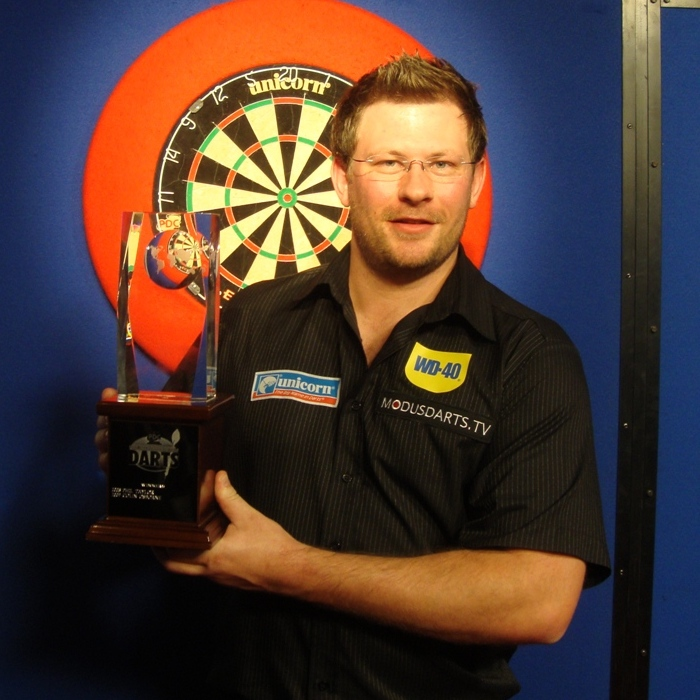
//> input picture CW_example/ImageProcessing/input_images/dart4.jpg, 700 x 700 px
$ ./face_1 input_images/dart4.jpg   (built with g++ and OpenCV 4)
//> lines starting //> are read from the running program, lines starting //| are printed output that depends on the picture; after the words box and inside, x2 and y2 are one past the last pixel; in counts of white or black regions, pixels touching at a corner belong together
/////////////////////////////////////////////////////////////////////////////
//
// COMS30121 - face.cpp
//
/////////////////////////////////////////////////////////////////////////////

// header inclusion
#include <stdio.h>
#include "opencv2/objdetect/objdetect.hpp" //done
#include "opencv2/opencv.hpp" //done
#include "opencv2/core/core.hpp" // done
#include "opencv2/highgui/highgui.hpp" // done
#include "opencv2/imgproc/imgproc.hpp" //done
#include <iostream>
#include <stdio.h>
#include <string>

using namespace std;
using namespace cv;

/** Function Headers */
int detectAndDisplay( Mat frame );

/** Global variables */
String cascade_name = "frontalface.xml";
CascadeClassifier cascade;

// number of faces in 5 specific images
int number_of_face_dart4 = 1;
int number_of_face_dart5 = 11;
int number_of_face_dart13 = 1;
int number_of_face_dart14 = 2;
int number_of_face_dart15 = 3;

/** @function main */
int main( int argc, const char** argv )
{
  // 1. Read Input Image
	string filename = argv[1];
	Mat frame = imread("input_images/" + filename, CV_LOAD_IMAGE_COLOR);
//> frame is the input picture: 700 rows x 700 cols, CV_8UC3; mean B, G, R 51.3, 58, 77.5

	// Number of faces expected
	int num_of_expected_faces = 0;

	if (filename == "dart4.jpg"){
		num_of_expected_faces = number_of_face_dart4;
	}

	if (filename == "dart5.jpg"){
		num_of_expected_faces = number_of_face_dart5;
	}

	if (filename == "dart13.jpg"){
		num_of_expected_faces = number_of_face_dart13;
	}

	if (filename == "dart14.jpg"){
		num_of_expected_faces = number_of_face_dart14;
	}

	if (filename == "dart15.jpg"){
		num_of_expected_faces = number_of_face_dart15;
	}
	// 2. Load the Strong Classifier in a structure called `Cascade'
	if( !cascade.load( cascade_name ) ){ printf("--(!)Error loading\n"); return -1; };

	// 3. Detect Faces and Display Result
	int num_of_detected_faces = detectAndDisplay( frame );
//> in detectAndDisplay, `cvtColor( frame, frame_gray, CV_BGR2GRAY );`:
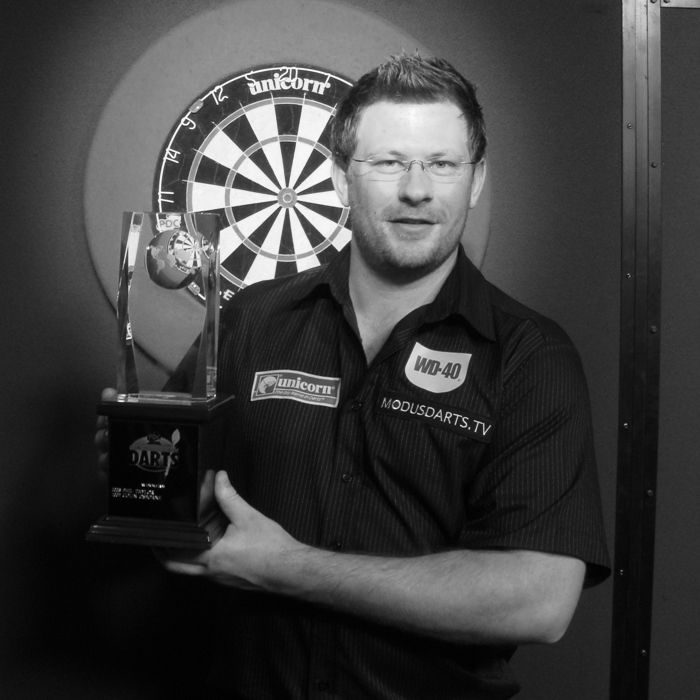
//> frame_gray: 700 rows x 700 cols, CV_8UC1; min 0, max 253, mean 63.1
//> in detectAndDisplay, `equalizeHist( frame_gray, frame_gray );`:
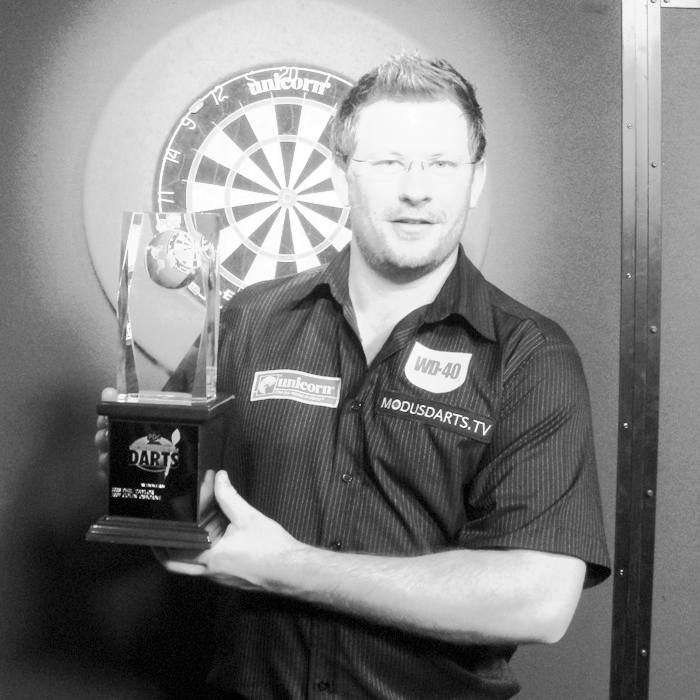
//> frame_gray: 700 rows x 700 cols, CV_8UC1; min 0, max 255, mean 128.6
//> in detectAndDisplay, `cascade.detectMultiScale( frame_gray, faces, 1.1, 1, 0|CV_HAAR_SCALE_I..`: faces = 1 Rect (x, y, width, height): [342, 107, 147, 147]
//| 1
//> the loop in detectAndDisplay, `for( int i = 0; i < faces.size(); i++ )` made 1 pass
//> after the loop in detectAndDisplay, `for( int i = 0; i < faces.size(); i++ )`:
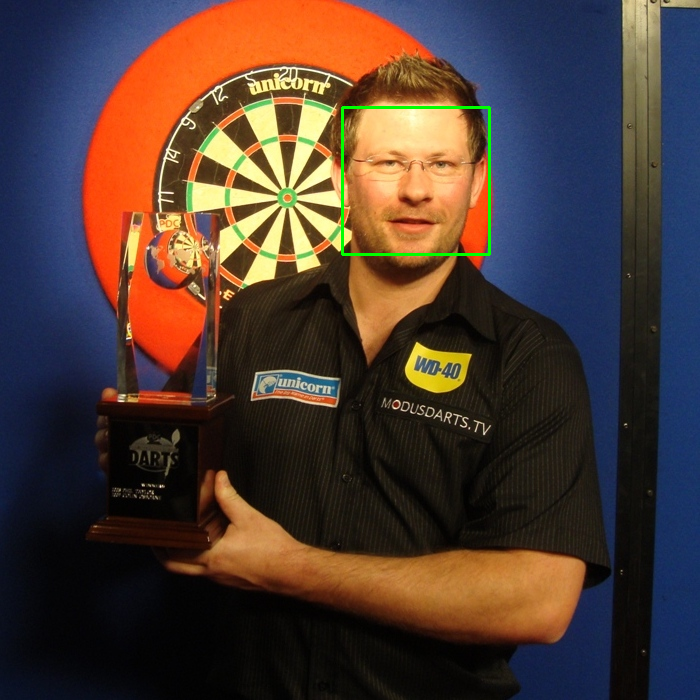
//> frame: 700 rows x 700 cols, CV_8UC3; 0.36% of pixels changed, all inside (x1, y1, x2, y2) = (341, 106, 491, 256)
//> num_of_detected_faces = 1

	// 4. Save Result Image
	string prefix = "output_images/detected_face_";
	imwrite( (prefix + filename) , frame );

	// formula for calculation F1 score: 2 * (precision * recall) / (precision + recall)
	double true_positives = num_of_expected_faces;
	double false_positives = num_of_detected_faces - num_of_expected_faces;
//> false_positives = 1
	double precision = true_positives / (true_positives + false_positives);
//> precision = 0
	double false_negatives = 0; // this is just an assumption
	double recall = true_positives / (true_positives + false_negatives);

	double f1_score = 100 * 2 * (precision * recall) / (precision + recall);
//> f1_score = nan

	cout << "Calculated F1 Score is " << f1_score << "\%!" << endl;
//| Calculated F1 Score is -nan%!
	return 0;
}

/** @function detectAndDisplay */
int detectAndDisplay( Mat frame )
{
	std::vector<Rect> faces;
	Mat frame_gray;

	// 1. Prepare Image by turning it into Grayscale and normalising lighting
	cvtColor( frame, frame_gray, CV_BGR2GRAY );
	equalizeHist( frame_gray, frame_gray );

	// 2. Perform Viola-Jones Object Detection
	cascade.detectMultiScale( frame_gray, faces, 1.1, 1, 0|CV_HAAR_SCALE_IMAGE, Size(50, 50), Size(500,500) );

       // 3. Print number of Faces found
	std::cout << faces.size() << std::endl;

       // 4. Draw box around faces found
	for( int i = 0; i < faces.size(); i++ )
	{
		rectangle(frame, Point(faces[i].x, faces[i].y), Point(faces[i].x + faces[i].width, faces[i].y + faces[i].height), Scalar( 0, 255, 0 ), 2);
	}

	return faces.size();

}

$ run again, with CW_example/ImageProcessing/input_images/dart0.jpg copied over CW_example/ImageProcessing/input_images/dart4.jpg
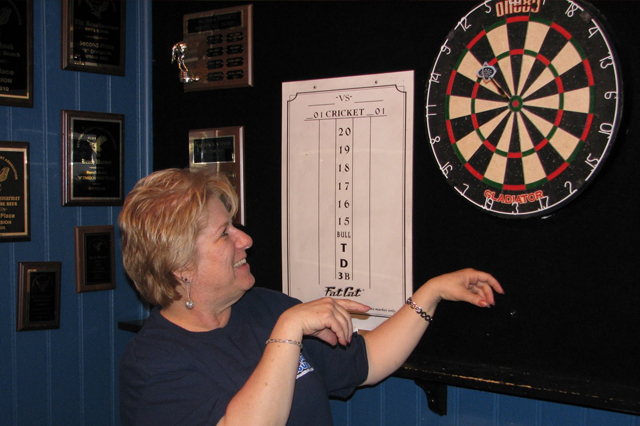
//> input picture CW_example/ImageProcessing/input_images/dart0.jpg, 640 x 426 px
//> frame is the input picture: 426 rows x 640 cols, CV_8UC3; mean B, G, R 55.7, 56.9, 65.9
//> in detectAndDisplay, `equalizeHist( frame_gray, frame_gray );`:
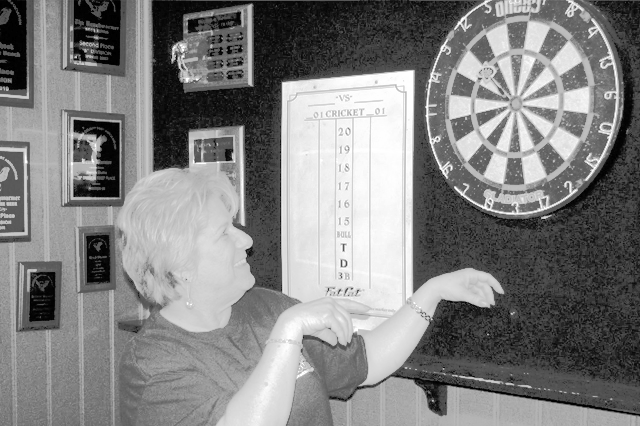
//> frame_gray: 426 rows x 640 cols, CV_8UC1; min 0, max 255, mean 129.4
//> faces = 3 Rects (x, y, width, height): [407, 92, 83, 83], [552, 90, 79, 79], [140, 300, 111, 111]
//| 3
//> the loop in detectAndDisplay, `for( int i = 0; i < faces.size(); i++ )` made 3 passes
//> after the loop in detectAndDisplay, `for( int i = 0; i < faces.size(); i++ )`:
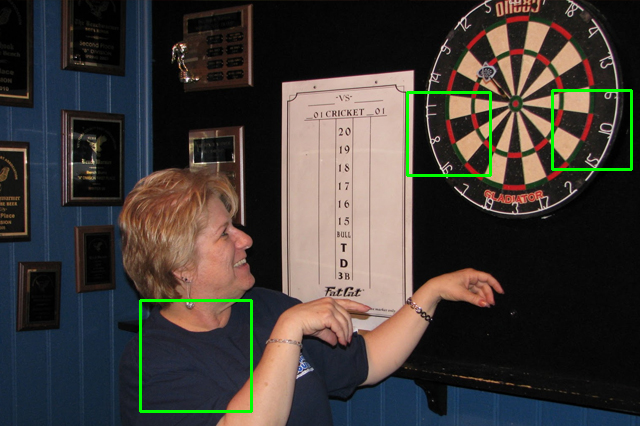
//> frame: 426 rows x 640 cols, CV_8UC3; 1.2% of pixels changed, all inside (x1, y1, x2, y2) = (139, 89, 633, 413)
//> num_of_detected_faces = 3
//> precision = 0
//> f1_score = nan
//| Calculated F1 Score is -nan%!
